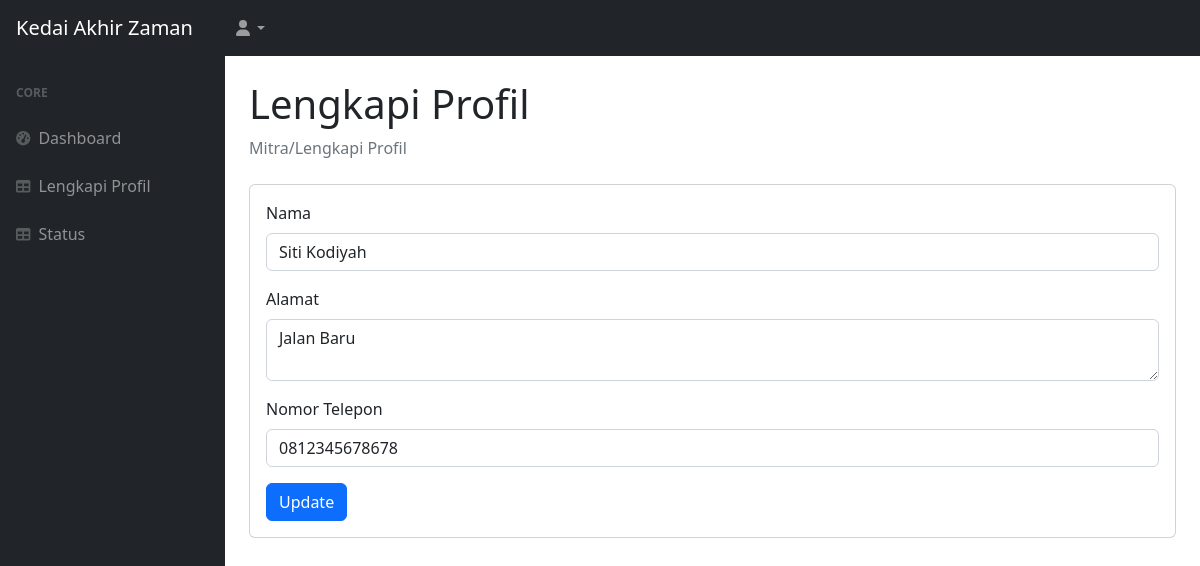
/franchise/mitra/profil.php (signed in), run on the app's committed database.
### tables this page shows
CREATE TABLE `mitra` (
  `mitra_id` int(11) NOT NULL,
  `user_id` int(11) NOT NULL,
  `name` varchar(100) NOT NULL,
  `address` text DEFAULT NULL,
  `phone_number` varchar(20) DEFAULT NULL,
  `status_mitra` varchar(50) NOT NULL,
  `created_at` timestamp NOT NULL DEFAULT current_timestamp(),
  `updated_at` timestamp NOT NULL DEFAULT current_timestamp() ON UPDATE current_timestamp()
);

### franchise/mitra/profil.php (the view, shortened to what this page needs)
<?php
require_once '../db_connection.php';
$user_id = $_SESSION['user_id'];
$sql = "SELECT * FROM mitra WHERE user_id = ?";
$stmt = $conn->prepare($sql);
$stmt->bind_param("i", $user_id);
$stmt->execute();
$result = $stmt->get_result();
$mitra = $result->fetch_assoc();
$mitra = $mitra ? $mitra : [
    'name' => '',
    'address' => '',
    'phone_number' => ''
];
?>
<!DOCTYPE html>
<html lang="en">
<head>
    <link href="https://cdn.jsdelivr.net/npm/simple-datatables@7.1.2/dist/style.min.css" rel="stylesheet" />
    <link href="css/styles.css" rel="stylesheet" />
</head>
<body class="sb-nav-fixed">
    <nav class="sb-topnav navbar navbar-expand navbar-dark bg-dark">
        <a class="navbar-brand ps-3" href="index.php">Kedai Akhir Zaman</a>
        <ul class="navbar-nav ms-auto ms-md-0 me-3 me-lg-4">
            <li class="nav-item dropdown">
                <a class="nav-link dropdown-toggle" id="navbarDropdown" href="#" role="button" data-bs-toggle="dropdown" aria-expanded="false"><i class="fas fa-user fa-fw"></i></a>
            </li>
        </ul>
    </nav>
    <div id="layoutSidenav">
        <div id="layoutSidenav_nav">
            <nav class="sb-sidenav accordion sb-sidenav-dark" id="sidenavAccordion">
                <div class="sb-sidenav-menu">
                    <div class="nav">
                        <div class="sb-sidenav-menu-heading">Core</div>
                        <a class="nav-link" href="index.php">
                            <div class="sb-nav-link-icon"><i class="fas fa-tachometer-alt"></i></div>
                            Dashboard
                        </a>
                        <a class="nav-link" href="profil.php">
                            <div class="sb-nav-link-icon"><i class="fas fa-table"></i></div>
                            Lengkapi Profil
                        </a>
                        <a class="nav-link" href="status.php">
                            <div class="sb-nav-link-icon"><i class="fas fa-table"></i></div>
                            Status
                        </a>
                    </div>
                </div>
            </nav>
        </div>
        <div id="layoutSidenav_content">
            <main>
                <div class="container-fluid px-4">
                    <h1 class="mt-4">Lengkapi Profil</h1>
                    <ol class="breadcrumb mb-4">
                        <li class="breadcrumb-item active">Mitra/Lengkapi Profil</li>
                    </ol>
                    <div class="card mb-4">
                        <div class="card-body">
                            <form method="POST" action="update_profil.php">
                                <div class="mb-3">
                                    <label for="name" class="form-label">Nama</label>
                                    <input type="text" class="form-control" id="name" name="name" value="<?php echo htmlspecialchars($mitra['name']); ?>" required>
                                </div>
                                <div class="mb-3">
                                    <label for="address" class="form-label">Alamat</label>
                                    <textarea class="form-control" id="address" name="address"><?php echo htmlspecialchars($mitra['address']); ?></textarea>
                                </div>
                                <div class="mb-3">
                                    <label for="phone_number" class="form-label">Nomor Telepon</label>
                                    <input type="text" class="form-control" id="phone_number" name="phone_number" value="<?php echo htmlspecialchars($mitra['phone_number']); ?>">
                                </div>
                                <button type="submit" class="btn btn-primary">Update</button>
                            </form>
                        </div>
                    </div>
                </div>
            </main>
        </div>
    </div>
</body>
</html>

### data on the page
mitra: name "Siti Kodiyah", address "Jalan Baru", phone_number "0812345678678"
